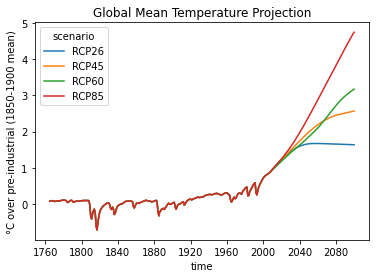

Source code (Python):
import matplotlib.pyplot as plt
import pymagicc
from pymagicc import scenarios
from pymagicc import rcps
import scmdata

results = []
for scen in rcps.groupby("scenario"):
    results_scen = pymagicc.run(scen)
    results.append(results_scen)

results = scmdata.run_append(results)

temperature_rel_to_1850_1900 = (
    results
    .filter(variable="Surface Temperature", region="World")
    .relative_to_ref_period_mean(year=range(1850, 1900 + 1))
)

temperature_rel_to_1850_1900.lineplot()
plt.title("Global Mean Temperature Projection")
plt.ylabel("°C over pre-industrial (1850-1900 mean)");
